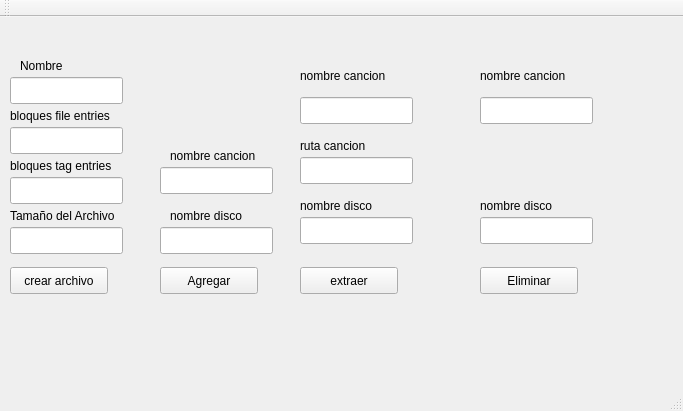
<?xml version="1.0" encoding="UTF-8"?>
<ui version="4.0">
 <class>MainWindow</class>
 <widget class="QMainWindow" name="MainWindow">
  <property name="geometry">
   <rect>
    <x>0</x>
    <y>0</y>
    <width>683</width>
    <height>411</height>
   </rect>
  </property>
  <property name="windowTitle">
   <string>MainWindow</string>
  </property>
  <widget class="QWidget" name="centralWidget">
   <widget class="QPushButton" name="pushButton">
    <property name="geometry">
     <rect>
      <x>10</x>
      <y>250</y>
      <width>98</width>
      <height>27</height>
     </rect>
    </property>
    <property name="text">
     <string>crear archivo</string>
    </property>
   </widget>
   <widget class="QLabel" name="label">
    <property name="geometry">
     <rect>
      <x>20</x>
      <y>40</y>
      <width>67</width>
      <height>17</height>
     </rect>
    </property>
    <property name="text">
     <string>Nombre</string>
    </property>
   </widget>
   <widget class="QLineEdit" name="Crear_FE">
    <property name="geometry">
     <rect>
      <x>10</x>
      <y>110</y>
      <width>113</width>
      <height>27</height>
     </rect>
    </property>
   </widget>
   <widget class="QLabel" name="label_2">
    <property name="geometry">
     <rect>
      <x>10</x>
      <y>90</y>
      <width>141</width>
      <height>17</height>
     </rect>
    </property>
    <property name="text">
     <string>bloques file entries</string>
    </property>
   </widget>
   <widget class="QLineEdit" name="Crear_TE">
    <property name="geometry">
     <rect>
      <x>10</x>
      <y>160</y>
      <width>113</width>
      <height>27</height>
     </rect>
    </property>
   </widget>
   <widget class="QLabel" name="label_3">
    <property name="geometry">
     <rect>
      <x>10</x>
      <y>140</y>
      <width>140</width>
      <height>17</height>
     </rect>
    </property>
    <property name="text">
     <string>bloques tag entries</string>
    </property>
   </widget>
   <widget class="QLineEdit" name="Agregar_nombre">
    <property name="geometry">
     <rect>
      <x>160</x>
      <y>150</y>
      <width>113</width>
      <height>27</height>
     </rect>
    </property>
    <property name="text">
     <string/>
    </property>
   </widget>
   <widget class="QLabel" name="label_4">
    <property name="geometry">
     <rect>
      <x>170</x>
      <y>130</y>
      <width>151</width>
      <height>17</height>
     </rect>
    </property>
    <property name="text">
     <string>nombre cancion</string>
    </property>
   </widget>
   <widget class="QPushButton" name="pushButton_2">
    <property name="geometry">
     <rect>
      <x>160</x>
      <y>250</y>
      <width>98</width>
      <height>27</height>
     </rect>
    </property>
    <property name="text">
     <string>Agregar</string>
    </property>
   </widget>
   <widget class="QLineEdit" name="ex_nombre">
    <property name="geometry">
     <rect>
      <x>300</x>
      <y>80</y>
      <width>113</width>
      <height>27</height>
     </rect>
    </property>
   </widget>
   <widget class="QLabel" name="label_7">
    <property name="geometry">
     <rect>
      <x>300</x>
      <y>50</y>
      <width>110</width>
      <height>17</height>
     </rect>
    </property>
    <property name="text">
     <string>nombre cancion</string>
    </property>
   </widget>
   <widget class="QLabel" name="label_8">
    <property name="geometry">
     <rect>
      <x>170</x>
      <y>190</y>
      <width>100</width>
      <height>17</height>
     </rect>
    </property>
    <property name="text">
     <string>nombre disco</string>
    </property>
   </widget>
   <widget class="QLineEdit" name="Agregar_disco">
    <property name="geometry">
     <rect>
      <x>160</x>
      <y>210</y>
      <width>113</width>
      <height>27</height>
     </rect>
    </property>
   </widget>
   <widget class="QLabel" name="label_10">
    <property name="geometry">
     <rect>
      <x>300</x>
      <y>120</y>
      <width>141</width>
      <height>17</height>
     </rect>
    </property>
    <property name="text">
     <string>ruta cancion</string>
    </property>
   </widget>
   <widget class="QLineEdit" name="ex_disco">
    <property name="geometry">
     <rect>
      <x>300</x>
      <y>200</y>
      <width>113</width>
      <height>27</height>
     </rect>
    </property>
   </widget>
   <widget class="QLineEdit" name="Ruta">
    <property name="geometry">
     <rect>
      <x>300</x>
      <y>140</y>
      <width>113</width>
      <height>27</height>
     </rect>
    </property>
    <property name="text">
     <string/>
    </property>
   </widget>
   <widget class="QLabel" name="label_11">
    <property name="geometry">
     <rect>
      <x>300</x>
      <y>180</y>
      <width>121</width>
      <height>17</height>
     </rect>
    </property>
    <property name="text">
     <string>nombre disco</string>
    </property>
   </widget>
   <widget class="QPushButton" name="pushButton_3">
    <property name="geometry">
     <rect>
      <x>300</x>
      <y>250</y>
      <width>98</width>
      <height>27</height>
     </rect>
    </property>
    <property name="text">
     <string>extraer</string>
    </property>
   </widget>
   <widget class="QLabel" name="label_9">
    <property name="geometry">
     <rect>
      <x>10</x>
      <y>190</y>
      <width>130</width>
      <height>17</height>
     </rect>
    </property>
    <property name="text">
     <string>Tamaño del Archivo</string>
    </property>
   </widget>
   <widget class="QLineEdit" name="Crear_Tam">
    <property name="geometry">
     <rect>
      <x>10</x>
      <y>210</y>
      <width>113</width>
      <height>27</height>
     </rect>
    </property>
   </widget>
   <widget class="QLineEdit" name="crear_nombre">
    <property name="geometry">
     <rect>
      <x>10</x>
      <y>60</y>
      <width>113</width>
      <height>27</height>
     </rect>
    </property>
   </widget>
   <widget class="QLabel" name="label_12">
    <property name="geometry">
     <rect>
      <x>480</x>
      <y>50</y>
      <width>110</width>
      <height>17</height>
     </rect>
    </property>
    <property name="text">
     <string>nombre cancion</string>
    </property>
   </widget>
   <widget class="QPushButton" name="pushButton_4">
    <property name="geometry">
     <rect>
      <x>480</x>
      <y>250</y>
      <width>98</width>
      <height>27</height>
     </rect>
    </property>
    <property name="text">
     <string>Eliminar</string>
    </property>
   </widget>
   <widget class="QLabel" name="label_14">
    <property name="geometry">
     <rect>
      <x>480</x>
      <y>180</y>
      <width>121</width>
      <height>17</height>
     </rect>
    </property>
    <property name="text">
     <string>nombre disco</string>
    </property>
   </widget>
   <widget class="QLineEdit" name="el_nombre">
    <property name="geometry">
     <rect>
      <x>480</x>
      <y>80</y>
      <width>113</width>
      <height>27</height>
     </rect>
    </property>
   </widget>
   <widget class="QLineEdit" name="el_disco">
    <property name="geometry">
     <rect>
      <x>480</x>
      <y>200</y>
      <width>113</width>
      <height>27</height>
     </rect>
    </property>
   </widget>
  </widget>
  <widget class="QMenuBar" name="menuBar">
   <property name="geometry">
    <rect>
     <x>0</x>
     <y>0</y>
     <width>683</width>
     <height>25</height>
    </rect>
   </property>
  </widget>
  <widget class="QToolBar" name="mainToolBar">
   <attribute name="toolBarArea">
    <enum>TopToolBarArea</enum>
   </attribute>
   <attribute name="toolBarBreak">
    <bool>false</bool>
   </attribute>
  </widget>
  <widget class="QStatusBar" name="statusBar"/>
 </widget>
 <layoutdefault spacing="6" margin="11"/>
 <resources/>
 <connections/>
</ui>
